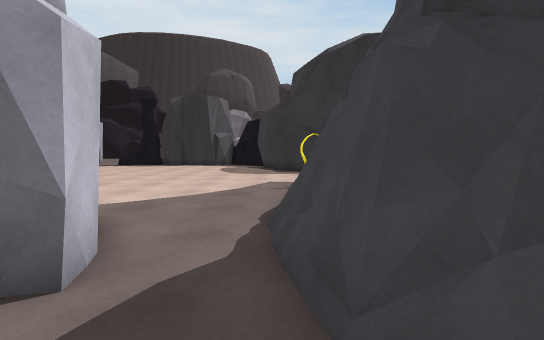
View 1 (above)

19 first-person views from a walk through a Unity game level. The camera is 1.3 m above the floor, tilts 4° down and sees 90° across. The floor is counted in squares, 1 m on a side. Each view is taken from the middle of a square. On the plan, view 1 faces up. The plan holds only what a view shows up to about 13 squares ahead; the rest is blank. The place goes on beyond the plan. Some surface patterns are stand-ins.

View 2
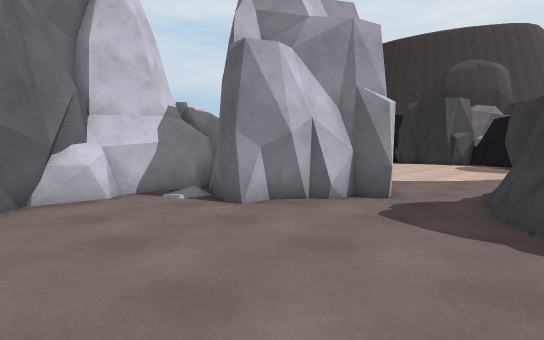

View 3
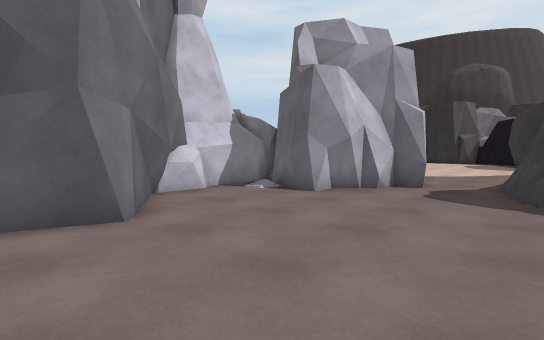

View 4
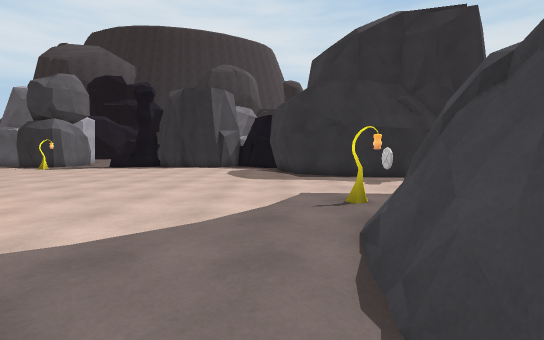

View 5
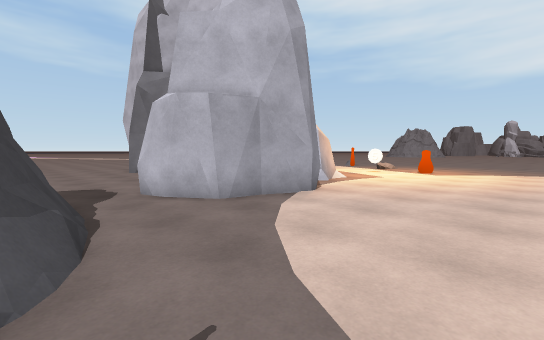

View 6
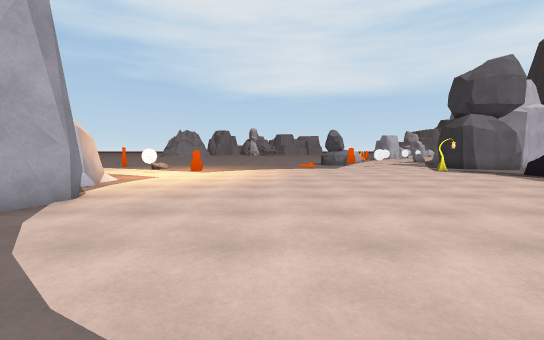

View 7
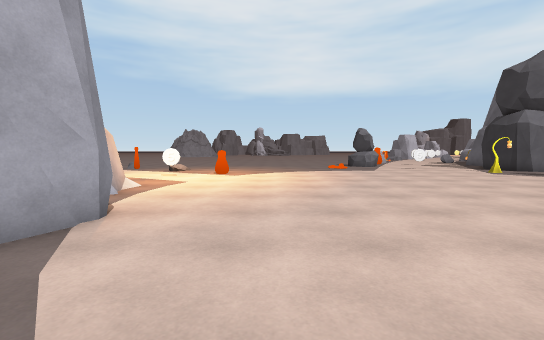

View 8
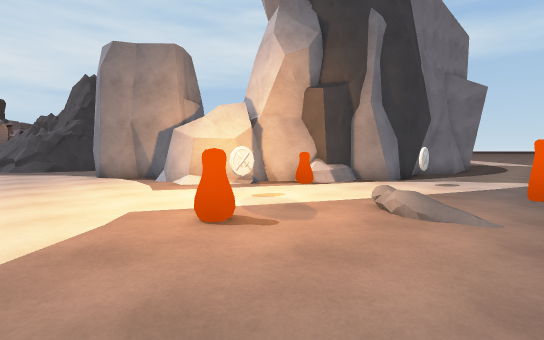

View 9
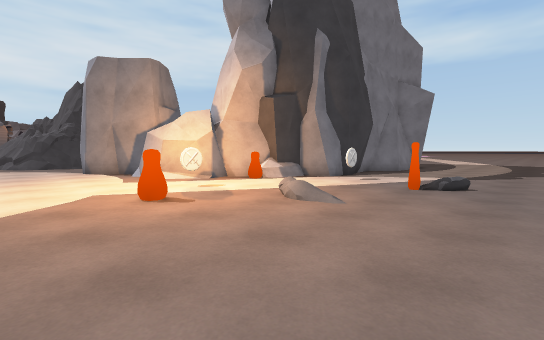

View 10
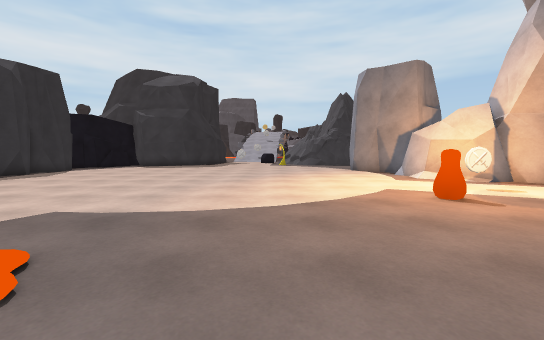

View 11
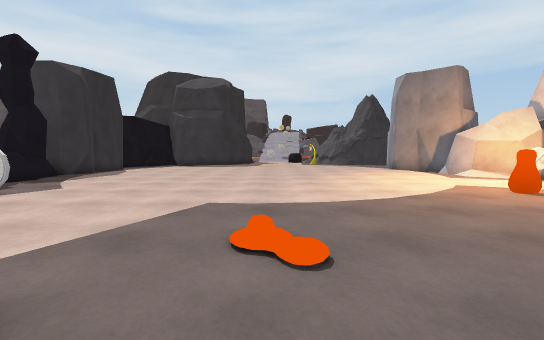

View 12
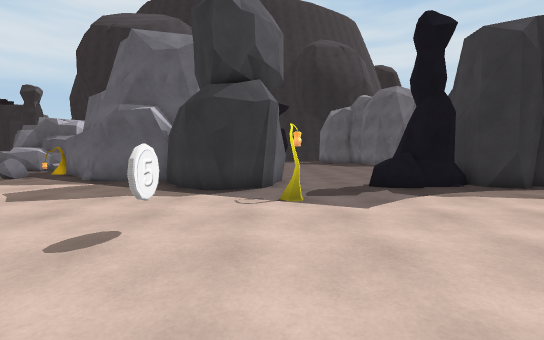

View 13
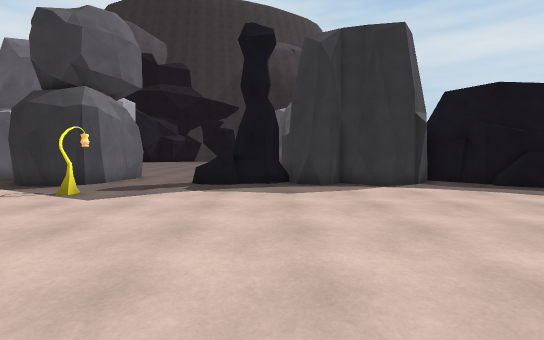

View 14
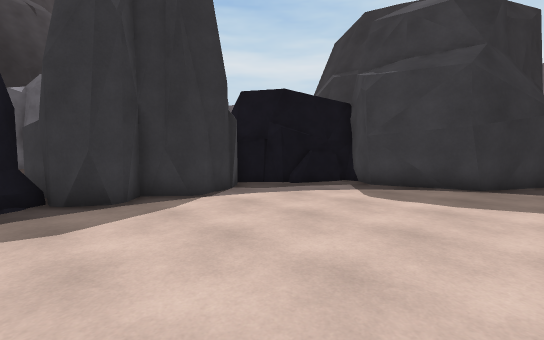

View 15
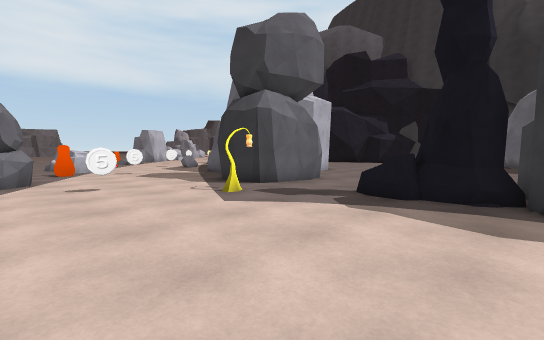

View 16
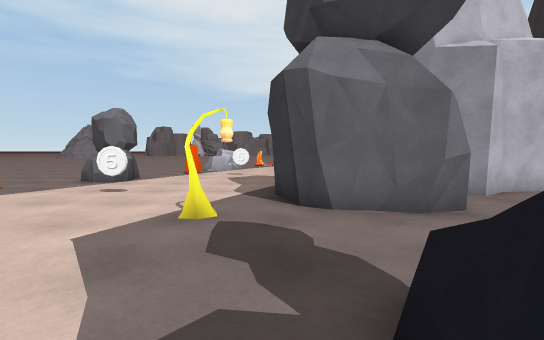

View 17
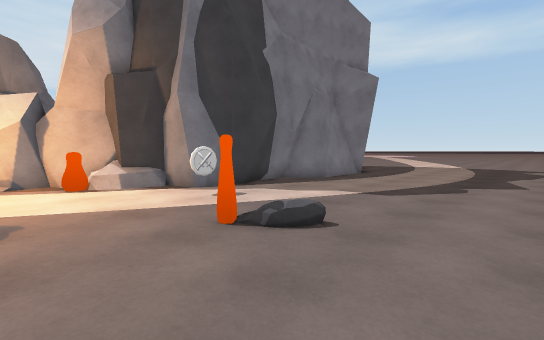

View 18
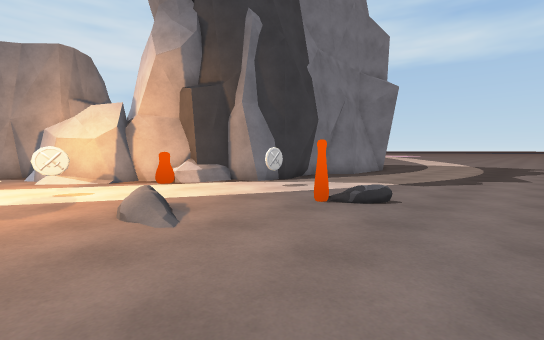

View 19
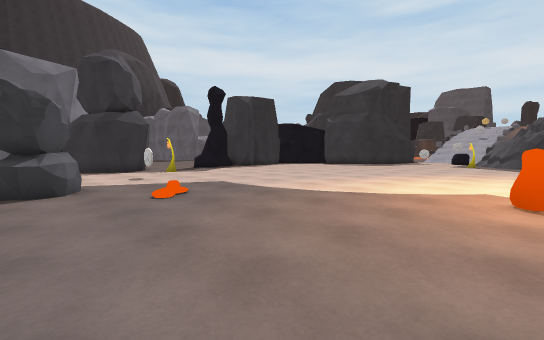

### Floor plan
Key: @ floor where view 1 was taken; # wall or solid block; . floor; / step, stairs or slope; = window, fence, low wall or low ledge; ≈ liquid the walk keeps out of; O other object.
Columns run from 25 left of view 1 to 1 right of it. Each row starts with its distance up from view 1.
 28        #....   #
 27 ####   #....OOO#     ##
 26 ...##  #...OO###    ####
 25 ....####...OOOO######..##
 24 ....###................####
 23 ........O................##
 22 ........................##
 21 ........................##
 20 ........................##
 19 .....O...................#
 18 .O.......................##
 17 O#O........................
 16 OO.........................
 15 ...........................
 14 ...≈≈......................
 13 ...........................
 12 ...........................
 11 ...........................
 10 ..........................O
  9 ...........................
  8 ..........................#
  7  .........................#
  6 ........OO...............=#
  5 ..................#####..=#
  4  .........O....####   #..=#
  3 .....///......####    ##.=#
  2 .............## ##    #...#
  1 .............#  ###  ##...#
  0 ...........O##   #####...@.
 -1 ....O.....=##    #.///.....
 -2 ...O...O..##     #./.......
 -3 .........##      #.........
 -4 .........#       #.........
 -5 ........##       ##........
 -6 ........##        ###......
 -7 .........#          #.....
 -8 .........#          #.... .

Positions as (right, up) in squares from view 1, and headings:
1: (0, 0), facing up
2: (1, -5), facing up-left
3: (1, -8), facing up-left
4: (-1, 3), facing up
5: (1, 11), facing down-left
6: (1, 11), facing left
7: (-1, 9), facing left
8: (-21, 9), facing down-right
9: (-24, 9), facing down-right
10: (-24, 11), facing right
11: (-25, 14), facing right
12: (-18, 15), facing up
13: (-11, 14), facing up
14: (-11, 17), facing up-right
15: (-10, 17), facing up-left
16: (-12, 24), facing left
17: (-25, 2), facing down-right
18: (-25, 5), facing down-right
19: (-25, 6), facing up-right
